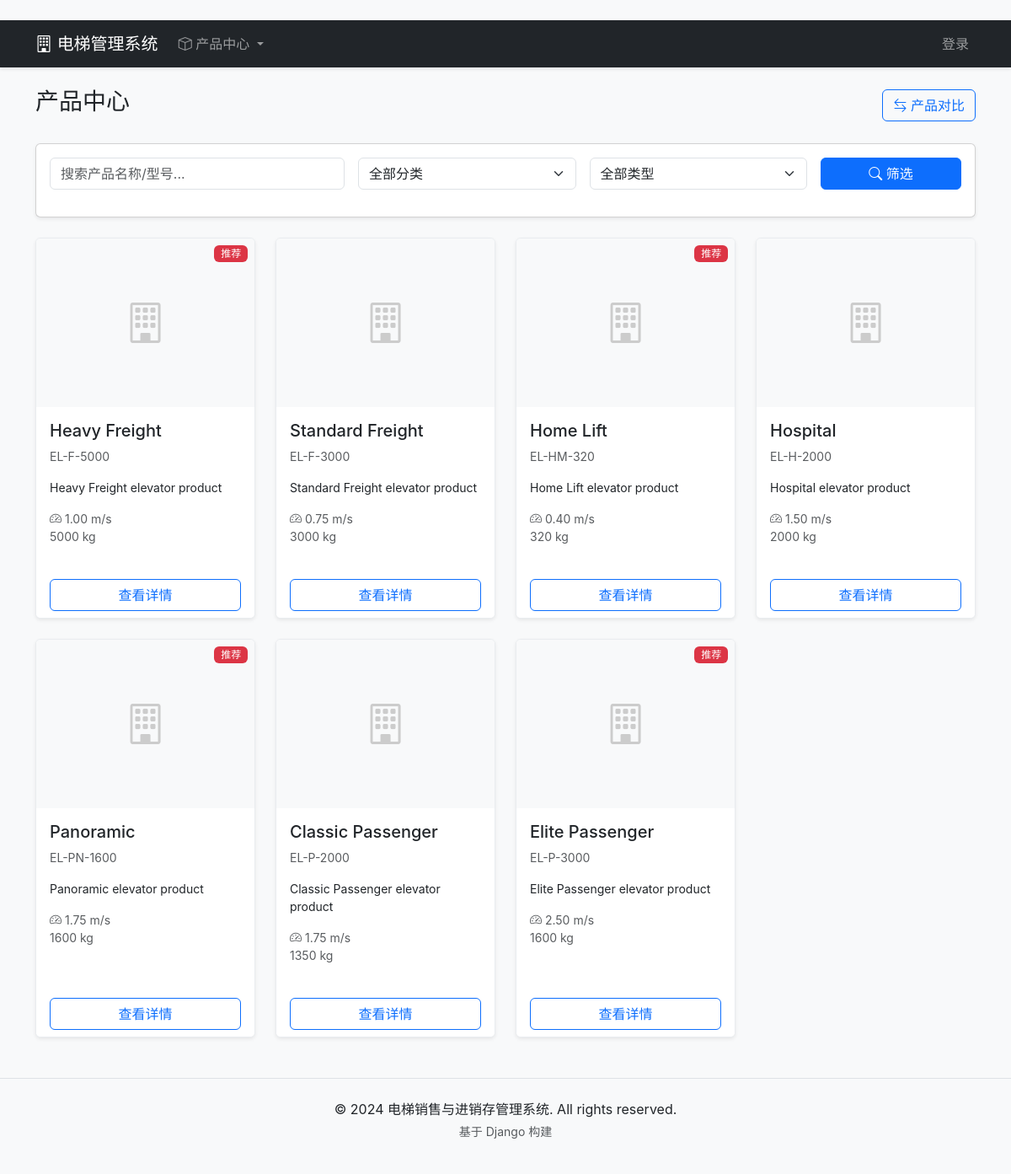
Screenshot of /products/ with the database file from the repository.
### apps/products/models.py (models this page shows, shortened)
class Product(models.Model):
    LIFT_TYPES = [
        ("passenger", "乘客电梯"),
        ("freight", "载货电梯"),
        ("panoramic", "观光电梯"),
        ("hospital", "医用电梯"),
        ("escalator", "自动扶梯"),
        ("moving_walk", "自动人行道"),
        ("home", "家用电梯"),
        ("car", "汽车电梯"),
    ]
    ENERGY_RATINGS = [
        ("A++", "A++"),
        ("A+", "A+"),
        ("A", "A"),
        ("B", "B"),
        ("C", "C"),
        ("D", "D"),
    ]
    category = models.ForeignKey(
        Category, on_delete=models.CASCADE, related_name="products", verbose_name="分类"
    )
    name = models.CharField("产品名称", max_length=200)
    model_number = models.CharField("型号编号", max_length=100, unique=True)
    slug = models.SlugField("URL别名", max_length=200, unique=True)
    lift_type = models.CharField("电梯类型", max_length=30, choices=LIFT_TYPES)
    summary = models.CharField("简要卖点", max_length=300, blank=True,
                                help_text="首页/列表页展示的短描述")
    description = models.TextField("详细描述", blank=True)
    technical_specs = models.JSONField("技术参数", default=dict, blank=True,
                                        help_text="JSON格式存储详细技术参数")
    rated_speed = models.DecimalField("额定速度(m/s)", max_digits=5, decimal_places=2, null=True, blank=True)
    rated_capacity = models.IntegerField("额定载重(kg)", null=True, blank=True)
    max_floors = models.IntegerField("最大层站数", null=True, blank=True)
    max_passengers = models.IntegerField("最大乘员数(人)", null=True, blank=True)
    energy_rating = models.CharField("能效等级", max_length=3, choices=ENERGY_RATINGS, blank=True)
    is_featured = models.BooleanField("是否推荐", default=False)
    is_active = models.BooleanField("是否上架", default=True)
    base_price = models.DecimalField("基础价格(元)", max_digits=12, decimal_places=2, null=True, blank=True)
    thumbnail = models.ImageField("缩略图", upload_to="products/thumbs/", blank=True)
    created_at = models.DateTimeField("创建时间", auto_now_add=True)
    updated_at = models.DateTimeField("更新时间", auto_now=True)
    class Meta:
        verbose_name = "电梯产品"
        verbose_name_plural = "电梯产品"
        ordering = ["category", "sort_order", "name"]
    sort_order = models.IntegerField("排序", default=0)
    def get_absolute_url(self):
        return reverse("products:detail", kwargs={"slug": self.slug})

### apps/products/views.py (the view)
# urls.py: path("", views.ProductListView.as_view(), name="list"),
class ProductListView(ListView):
    model = Product
    template_name = "products/product_list.html"
    context_object_name = "products"
    paginate_by = 12
    def get_queryset(self):
        queryset = Product.objects.filter(is_active=True)
        category_slug = self.request.GET.get("category")
        if category_slug:
            queryset = queryset.filter(category__slug=category_slug)
        lift_type = self.request.GET.get("lift_type")
        if lift_type:
            queryset = queryset.filter(lift_type=lift_type)
        q = self.request.GET.get("q")
        if q:
            queryset = queryset.filter(
                Q(name__icontains=q) | Q(model_number__icontains=q) | Q(summary__icontains=q)
            )
        return queryset
    def get_context_data(self, **kwargs):
        context = super().get_context_data(**kwargs)
        context["categories"] = Category.objects.filter(is_active=True)
        context["lift_types"] = Product.LIFT_TYPES
        return context

### templates/products/product_list.html (shortened to what this page needs)
﻿{% extends "base.html" %}
{% load static %}
{% block content %}
<div class="d-flex justify-content-between align-items-center mb-4">
    <h1 class="h3">产品中心</h1>
    <a href="{% url 'products:compare' %}" class="btn btn-outline-primary">
        <i class="bi bi-arrow-left-right"></i> 产品对比
    </a>
</div>
<div class="card shadow-sm mb-4">
    <div class="card-body">
        <form method="get" class="row g-3">
            <div class="col-md-4">
                <input type="text" name="q" class="form-control" placeholder="搜索产品名称/型号..." value="{{ request.GET.q }}">
            </div>
            <div class="col-md-3">
                <select name="category" class="form-select">
                    <option value="">全部分类</option>
                </select>
            </div>
            <div class="col-md-3">
                <select name="lift_type" class="form-select">
                    <option value="">全部类型</option>
                </select>
            </div>
            <div class="col-md-2">
                <button type="submit" class="btn btn-primary w-100"><i class="bi bi-search"></i> 筛选</button>
            </div>
        </form>
    </div>
</div>
{% if products %}
<div class="row g-4">
    {% for product in products %}
    <div class="col-md-4 col-lg-3">
        <div class="card h-100 shadow-sm product-card">
            {% if product.thumbnail %}
            <img src="{{ product.thumbnail.url }}" class="card-img-top" alt="{{ product.name }}" style="height: 200px; object-fit: cover;">
            {% else %}
            <div class="card-img-top bg-light d-flex align-items-center justify-content-center" style="height: 200px;">
                <i class="bi bi-building" style="font-size: 3rem; color: #ccc;"></i>
            </div>
            {% endif %}
            {% if product.is_featured %}
            <span class="badge bg-danger position-absolute top-0 end-0 m-2">推荐</span>
            {% endif %}
            <div class="card-body">
                <h5 class="card-title">{{ product.name }}</h5>
                <p class="text-muted small">{{ product.model_number }}</p>
                <p class="card-text small">{{ product.summary|truncatewords:20 }}</p>
                <ul class="list-unstyled small text-muted">
                    <li><i class="bi bi-speedometer2"></i> {{ product.rated_speed }} m/s</li>
                    <li> {{ product.rated_capacity }} kg</li>
                </ul>
            </div>
            <div class="card-footer bg-white border-0">
                <div class="d-grid gap-2">
                    <a href="{{ product.get_absolute_url }}" class="btn btn-outline-primary">查看详情</a>
                </div>
            </div>
        </div>
    </div>
    {% endfor %}
</div>
{% else %}
<div class="text-center py-5">
    <i class="bi bi-inbox" style="font-size: 3rem; color: #ccc;"></i>
    <p class="text-muted mt-3">暂无产品数据</p>
</div>
{% endif %}
{% endblock %}

### templates/base.html (shortened to what this page needs)
﻿<!DOCTYPE html>
{% load static %}
<html lang="zh-CN">
<head>
    <link href="https://cdn.bootcdn.net/ajax/libs/bootstrap/5.3.0/css/bootstrap.min.css" rel="stylesheet">
    <link href="https://cdn.bootcdn.net/ajax/libs/bootstrap-icons/1.10.5/font/bootstrap-icons.min.css" rel="stylesheet">
    <link href="{% static 'css/style.css' %}" rel="stylesheet">
</head>
<body>
    <nav class="navbar navbar-expand-lg navbar-dark bg-dark">
        <div class="container">
            <a class="navbar-brand" href="/">
                <i class="bi bi-building"></i> 电梯管理系统
            </a>
            <div class="collapse navbar-collapse" id="navbarNav">
                <ul class="navbar-nav me-auto">
                    <li class="nav-item dropdown">
                        <a class="nav-link dropdown-toggle" href="#" role="button" data-bs-toggle="dropdown">
                            <i class="bi bi-box"></i> 产品中心
                        </a>
                    </li>
                </ul>
                <ul class="navbar-nav">
                    {% if user.is_authenticated %}
                    <li class="nav-item dropdown">
                        <a class="nav-link dropdown-toggle" href="#" role="button" data-bs-toggle="dropdown">
                            <i class="bi bi-person-circle"></i> {{ user.username }}
                        </a>
                        <ul class="dropdown-menu dropdown-menu-end">
                            <li><a class="dropdown-item" href="{% url 'admin:index' %}">管理后台</a></li>
                            <li><hr class="dropdown-divider"></li>
                            <li><a class="dropdown-item" href="{% url 'admin:logout' %}">退出登录</a></li>
                        </ul>
                    </li>
                    {% else %}
                    <li class="nav-item">
                        <a class="nav-link" href="{% url 'admin:login' %}">登录</a>
                    </li>
                    {% endif %}
                </ul>
            </div>
        </div>
    </nav>
    <main class="container my-4">
        {% block content %}{% endblock %}
    </main>
    <footer class="bg-light text-center py-4 mt-5 border-top">
        <div class="container">
            <p class="mb-1">&copy; 2024 电梯销售与进销存管理系统. All rights reserved.</p>
            <p class="text-muted small">基于 Django 构建</p>
        </div>
    </footer>
</body>
</html>

### static/css/style.css (style rules this page uses)
.product-card { transition: transform 0.2s, box-shadow 0.2s; border: 1px solid #e9ecef; }
.navbar { box-shadow: 0 2px 4px rgba(0,0,0,0.1); }
.badge { font-weight: 500; }

### rows the page displays
Product: is_featured "推荐", name "Heavy Freight", model_number "EL-F-5000", summary "Heavy Freight elevator product", rated_speed "1.00", rated_capacity "5000"
Product: name "Standard Freight", model_number "EL-F-3000", summary "Standard Freight elevator product", rated_speed "0.75", rated_capacity "3000"
Product: is_featured "推荐", name "Home Lift", model_number "EL-HM-320", summary "Home Lift elevator product", rated_speed "0.40", rated_capacity "320"
Product: name "Hospital", model_number "EL-H-2000", summary "Hospital elevator product", rated_speed "1.50", rated_capacity "2000"
Product: is_featured "推荐", name "Panoramic", model_number "EL-PN-1600", summary "Panoramic elevator product", rated_speed "1.75", rated_capacity "1600"
Product: name "Classic Passenger", model_number "EL-P-2000", summary "Classic Passenger elevator product", rated_speed "1.75", rated_capacity "1350"
Product: is_featured "推荐", name "Elite Passenger", model_number "EL-P-3000", summary "Elite Passenger elevator product", rated_speed "2.50", rated_capacity "1600"
